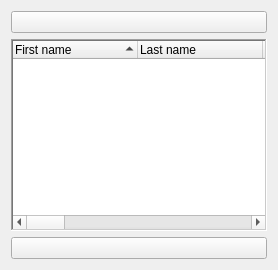
        <widget class="QWidget" name="tab_2">
         <attribute name="icon">
          <iconset resource="../Ressources.qrc">
           <normaloff>:/Icones/Ressources/128_Teacher-1.png</normaloff>:/Icones/Ressources/128_Teacher-1.png</iconset>
         </attribute>
         <attribute name="title">
          <string>Teachers</string>
         </attribute>
         <layout class="QVBoxLayout" name="verticalLayout_5">
          <item>
           <widget class="QPushButton" name="refresh_2">
            <property name="text">
             <string/>
            </property>
            <property name="icon">
             <iconset resource="../Ressources.qrc">
              <normaloff>:/Icones/Ressources/reload_refresh.000.png</normaloff>:/Icones/Ressources/reload_refresh.000.png</iconset>
            </property>
            <property name="iconSize">
             <size>
              <width>34</width>
              <height>34</height>
             </size>
            </property>
           </widget>
          </item>
          <item>
           <widget class="QTreeWidget" name="treeWidget_3">
            <property name="font">
             <font>
              <weight>50</weight>
              <bold>false</bold>
             </font>
            </property>
            <property name="cursor" stdset="0">
             <cursorShape>PointingHandCursor</cursorShape>
            </property>
            <property name="contextMenuPolicy">
             <enum>Qt::DefaultContextMenu</enum>
            </property>
            <property name="acceptDrops">
             <bool>false</bool>
            </property>
            <property name="styleSheet">
             <string notr="true">QTreeView {
     show-decoration-selected: 1;
 }

 QTreeView::item {
      border: 1px solid #d9d9d9;
     border-top-color: transparent;
     border-bottom-color: transparent;
 }

 QTreeView::item:hover {
     background: qlineargradient(x1: 0, y1: 0, x2: 0, y2: 1, stop: 0 #e7effd, stop: 1 #cbdaf1);
     border: 1px solid #bfcde4;
 }

 QTreeView::item:selected {
     border: 1px solid #567dbc;
 }

 QTreeView::item:selected:active{
     background: qlineargradient(x1: 0, y1: 0, x2: 0, y2: 1, stop: 0 #6ea1f1, stop: 1 #567dbc);
 }

 QTreeView::item:selected:!active {
     background: qlineargradient(x1: 0, y1: 0, x2: 0, y2: 1, stop: 0 #6b9be8, stop: 1 #577fbf);
 }</string>
            </property>
            <property name="frameShape">
             <enum>QFrame::WinPanel</enum>
            </property>
            <property name="frameShadow">
             <enum>QFrame::Sunken</enum>
            </property>
            <property name="dragDropMode">
             <enum>QAbstractItemView::NoDragDrop</enum>
            </property>
            <property name="selectionMode">
             <enum>QAbstractItemView::ContiguousSelection</enum>
            </property>
            <property name="selectionBehavior">
             <enum>QAbstractItemView::SelectRows</enum>
            </property>
            <property name="iconSize">
             <size>
              <width>0</width>
              <height>0</height>
             </size>
            </property>
            <property name="textElideMode">
             <enum>Qt::ElideMiddle</enum>
            </property>
            <property name="rootIsDecorated">
             <bool>true</bool>
            </property>
            <property name="uniformRowHeights">
             <bool>true</bool>
            </property>
            <property name="sortingEnabled">
             <bool>true</bool>
            </property>
            <property name="animated">
             <bool>true</bool>
            </property>
            <property name="allColumnsShowFocus">
             <bool>true</bool>
            </property>
            <attribute name="headerDefaultSectionSize">
             <number>125</number>
            </attribute>
            <attribute name="headerHighlightSections">
             <bool>true</bool>
            </attribute>
            <attribute name="headerMinimumSectionSize">
             <number>26</number>
            </attribute>
            <column>
             <property name="text">
              <string>First name</string>
             </property>
             <property name="toolTip">
              <string/>
             </property>
             <property name="whatsThis">
              <string extracomment="first name"/>
             </property>
             <property name="background">
              <color>
               <red>0</red>
               <green>0</green>
               <blue>0</blue>
              </color>
             </property>
             <property name="foreground">
              <brush brushstyle="NoBrush">
               <color alpha="255">
                <red>0</red>
                <green>0</green>
                <blue>0</blue>
               </color>
              </brush>
             </property>
            </column>
            <column>
             <property name="text">
              <string>Last name</string>
             </property>
             <property name="foreground">
              <brush brushstyle="NoBrush">
               <color alpha="255">
                <red>0</red>
                <green>0</green>
                <blue>0</blue>
               </color>
              </brush>
             </property>
            </column>
            <column>
             <property name="text">
              <string>CIN</string>
             </property>
            </column>
            <column>
             <property name="text">
              <string>Phone number</string>
             </property>
            </column>
            <column>
             <property name="text">
              <string>Age</string>
             </property>
            </column>
            <column>
             <property name="text">
              <string>Adresse</string>
             </property>
            </column>
            <column>
             <property name="text">
              <string>ID</string>
             </property>
            </column>
            <column>
             <property name="text">
              <string>Profession</string>
             </property>
            </column>
            <column>
             <property name="text">
              <string>Password</string>
             </property>
             <property name="foreground">
              <brush brushstyle="NoBrush">
               <color alpha="255">
                <red>0</red>
                <green>0</green>
                <blue>0</blue>
               </color>
              </brush>
             </property>
            </column>
            <column>
             <property name="text">
              <string>Email</string>
             </property>
            </column>
            <column>
             <property name="text">
              <string>Salary</string>
             </property>
            </column>
            <column>
             <property name="text">
              <string>session</string>
             </property>
            </column>
           </widget>
          </item>
          <item>
           <widget class="QPushButton" name="manage_2">
            <property name="text">
             <string/>
            </property>
            <property name="icon">
             <iconset resource="../Ressources.qrc">
              <normaloff>:/Icones/Ressources/settings-icon.png</normaloff>:/Icones/Ressources/settings-icon.png</iconset>
            </property>
            <property name="iconSize">
             <size>
              <width>31</width>
              <height>31</height>
             </size>
            </property>
           </widget>
          </item>
         </layout>
        </widget>
